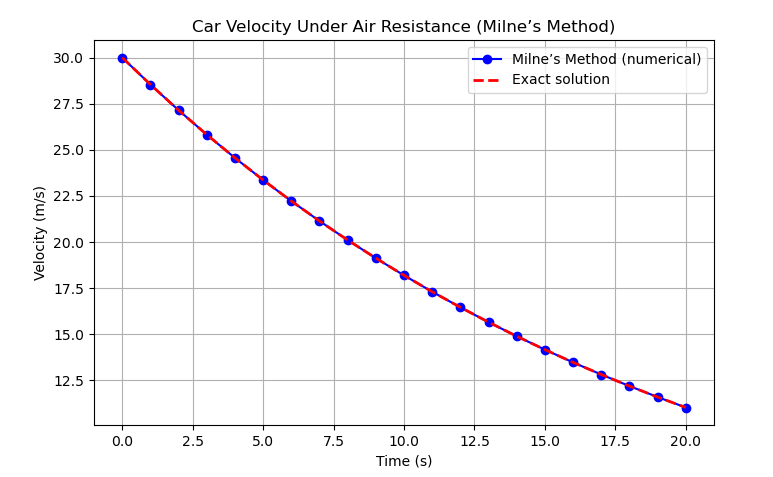

Here is the Python script that generated this plot:
import numpy as np
import matplotlib.pyplot as plt

# ODE: dv/dt = -k/m * v
def f(t, v, k=50, m=1000):
    return -(k/m) * v

# Parameters
t0, v0 = 0, 30   # initial time and velocity
h = 1            # step size
n = 20           # number of steps
k, m = 50, 1000

# Arrays to store results
t = [t0]
v = [v0]

# Step 1: Generate first 3 points using RK4
def rk4_step(t, v, h):
    k1 = f(t, v, k, m)
    k2 = f(t + h/2, v + h*k1/2, k, m)
    k3 = f(t + h/2, v + h*k2/2, k, m)
    k4 = f(t + h, v + h*k3, k, m)
    return v + (h/6)*(k1 + 2*k2 + 2*k3 + k4)

for i in range(3):
    v.append(rk4_step(t[i], v[i], h))
    t.append(t[i] + h)

# Step 2: Milne’s Predictor-Corrector 
for i in range(3, n):
    t_next = t[i] + h
    
    # Milne’s Predictor formula
    v_pred = v[i-3] + (4*h/3) * (2*f(t[i-2], v[i-2], k, m) 
                                 - f(t[i-1], v[i-1], k, m) 
                                 + 2*f(t[i], v[i], k, m))
    
    # Milne’s Corrector formula
    v_corr = v[i-1] + (h/3) * (f(t[i-1], v[i-1], k, m) 
                               + 4*f(t[i], v[i], k, m) 
                               + f(t_next, v_pred, k, m))
    
    t.append(t_next)
    v.append(v_corr)

# Convert to numpy arrays
t = np.array(t)
v = np.array(v)

# Exact solution for comparison
v_exact = v0 * np.exp(-(k/m)*t)

# Plotting 
plt.figure(figsize=(8,5))
plt.plot(t, v, 'o-', label="Milne’s Method (numerical)", color="blue")
plt.plot(t, v_exact, 'r--', label="Exact solution", linewidth=2)
plt.xlabel("Time (s)")
plt.ylabel("Velocity (m/s)")
plt.title("Car Velocity Under Air Resistance (Milne’s Method)")
plt.legend()
plt.grid(True)
plt.show()
